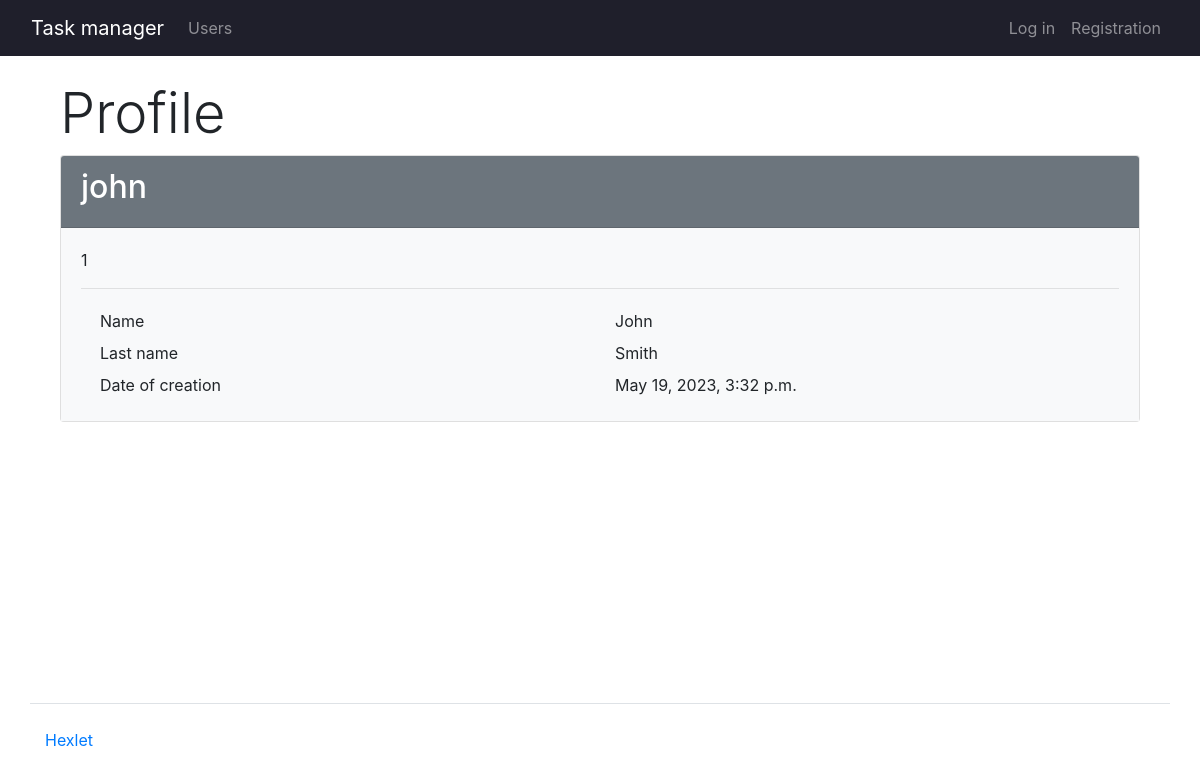
The page /users/1/ on the database its author committed.
### task_manager/users/models.py (models this page shows, shortened)
class CustomUser(AbstractUser):
    groups = models.ManyToManyField(
        "auth.Group",
        blank=True,
        related_name="customuser_set",
        related_query_name="customuser",
    )
    user_permissions = models.ManyToManyField(
        "auth.Permission",
        blank=True,
        related_name="customuser_set",
        related_query_name="customuser",
    )

### task_manager/users/views.py (the view)
# urls.py: path("<int:pk>/", ProfileUserView.as_view(), name="user_profile"),
class ProfileUserView(View):
    def get(self, request, *args, **kwargs):
        user = CustomUser.objects.get(pk=kwargs.get("pk"))
        return render(request, "users/profile.html", context={"user": user})

### task_manager/templates/users/profile.html (shortened to what this page needs)
{% extends 'base.html' %}
{% load i18n %}
{% load bootstrap4 %}
{% block content %}
<div class="container wrapper flex-grow-1">
    <h1 class="display-4">{% translate "Profile" %}</h1>
    <div class="card">
        <div class="card-header bg-secondary text-white">
          <h2>{{ user.username }}</h2>
        </div>
        <div class="card-body bg-light">
          <p>1</p>
          <hr>
          <div class="container">
            <div class="row p-1">
              <div class="col">{% translate "Name" %}</div>
              <div class="col">{{ user.first_name }}</div>
            </div>
            <div class="row p-1">
              <div class="col">{% translate "Last name" %}</div>
              <div class="col"> {{ user.last_name }}</div>
            </div>
            <div class="row p-1">
              <div class="col">{% translate "Date of creation" %}</div>
              <div class="col">{{ user.date_joined }}</div>
            </div>
          </div>
        </div>
    </div>
</div>
{% endblock content %}

### rows shown on the page
CustomUser: username "john", first_name "John", last_name "Smith", date_joined "May 19, 2023, 3:32 p.m."
